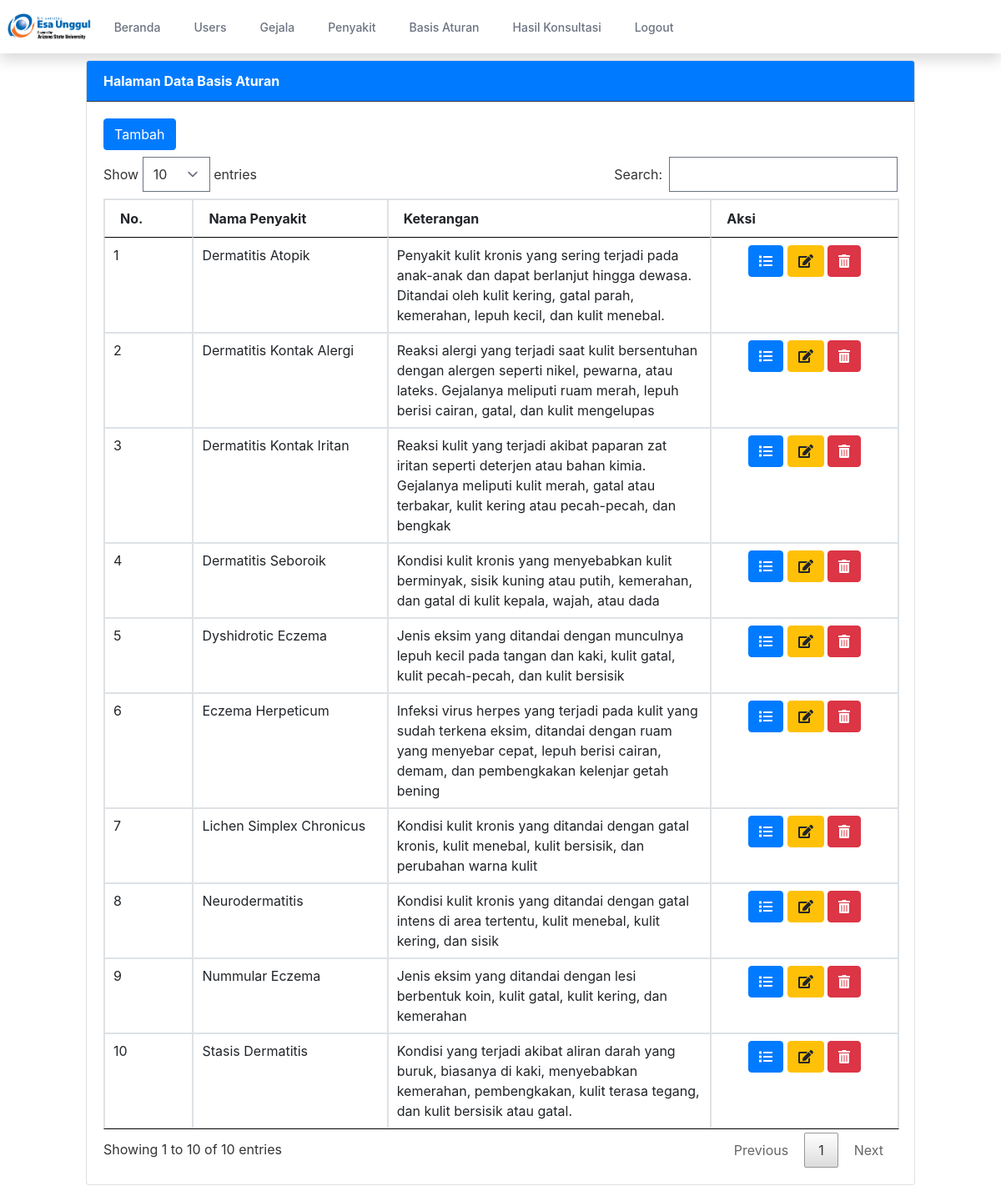
/index.php?page=aturan (signed in), run on the app's committed database.
### tables this page shows
CREATE TABLE `basis_aturan`  (
  `idaturan` int NOT NULL AUTO_INCREMENT,
  `idpenyakit` int NULL DEFAULT NULL,
  PRIMARY KEY (`idaturan`) USING BTREE
);

CREATE TABLE `penyakit`  (
  `idpenyakit` int NOT NULL AUTO_INCREMENT,
  `nmpenyakit` varchar(50) NULL DEFAULT NULL,
  `keterangan` longtext NULL,
  `solusi` longtext NULL,
  PRIMARY KEY (`idpenyakit`) USING BTREE
);

### tampil_aturan.php (the view, shortened to what this page needs)
<div class="card">
    <div class="card-header bg-primary text-white border-dark"><strong>Halaman Data Basis Aturan</strong></div>
    <div class="card-body">
        <a class="btn btn-primary mb-2" href="?page=aturan&action=tambah">Tambah</a>
        <table class="table table-bordered" id="myTable">
            <thead>
                <tr>
                    <th width="10px">No.</th>
                    <th width="100px">Nama Penyakit</th>
                    <th width="200px">Keterangan</th>
                    <th width="100px">Aksi</th>
                </tr>
            </thead>
            <tbody>
                <?php
                $no = 1;
                $sql = "SELECT basis_aturan.idaturan, basis_aturan.idpenyakit, penyakit.nmpenyakit, penyakit.keterangan
                FROM basis_aturan
                INNER JOIN penyakit ON basis_aturan.idpenyakit = penyakit.idpenyakit
                ORDER BY penyakit.nmpenyakit ASC;
";
                $result = $conn->query($sql);
                while ($row = $result->fetch_assoc()) {
                    ?>
                    <tr>
                        <td><?php echo $no++; ?></td>
                        <td><?php echo $row['nmpenyakit']; ?></td>
                        <td><?php echo $row['keterangan']; ?></td>
                        <td class="text-center">
                            <a class="btn btn-primary" href="?page=aturan&action=detail&id=<?php echo $row['idaturan']; ?>">
                                <i class="fas fa-list"></i>
                            </a>
                            <a class="btn btn-warning" href="?page=aturan&action=update&id=<?php echo $row['idaturan']; ?>">
                                <i class="fas fa-edit"></i>
                            </a>
                            <a onclick="return confirm('Yakin menghapus data ini ?')" class="btn btn-danger"
                                href="?page=aturan&action=hapus&id=<?php echo $row['idaturan']; ?>">
                                <i class="fas fa-trash-alt"></i>
                            </a>
                        </td>
                    </tr>
                    <?php
                }
                ?>
            </tbody>
        </table>
    </div>
</div>

### assets/css/all.css (style rules this page uses)
.fa-edit:before { content:"\f044" }
.fa-list:before { content:"\f03a" }
.fa-trash-alt:before { content:"\f2ed" }

### data on the page
basis_aturan: idpenyakit.nmpenyakit "Dermatitis Atopik", idpenyakit.keterangan "Penyakit kulit kronis yang sering terjadi pada anak-anak dan dapat berlanjut hingga dewasa. Ditandai oleh kulit kering, gatal parah, kemerahan, lepuh kecil, dan kulit menebal."
basis_aturan: idpenyakit.nmpenyakit "Dermatitis Kontak Alergi", idpenyakit.keterangan "Reaksi alergi yang terjadi saat kulit bersentuhan dengan alergen seperti nikel, pewarna, atau lateks. Gejalanya meliputi ruam merah, lepuh berisi cairan, gatal, dan kulit mengelupas"
basis_aturan: idpenyakit.nmpenyakit "Dermatitis Kontak Iritan", idpenyakit.keterangan "Reaksi kulit yang terjadi akibat paparan zat iritan seperti deterjen atau bahan kimia. Gejalanya meliputi kulit merah, gatal atau terbakar, kulit kering atau pecah-pecah, dan bengkak"
basis_aturan: idpenyakit.nmpenyakit "Dermatitis Seboroik", idpenyakit.keterangan "Kondisi kulit kronis yang menyebabkan kulit berminyak, sisik kuning atau putih, kemerahan, dan gatal di kulit kepala, wajah, atau dada"
basis_aturan: idpenyakit.nmpenyakit "Dyshidrotic Eczema", idpenyakit.keterangan "Jenis eksim yang ditandai dengan munculnya lepuh kecil pada tangan dan kaki, kulit gatal, kulit pecah-pecah, dan kulit bersisik"
basis_aturan: idpenyakit.nmpenyakit "Eczema Herpeticum", idpenyakit.keterangan "Infeksi virus herpes yang terjadi pada kulit yang sudah terkena eksim, ditandai dengan ruam yang menyebar cepat, lepuh berisi cairan, demam, dan pembengkakan kelenjar getah bening"
basis_aturan: idpenyakit.nmpenyakit "Lichen Simplex Chronicus", idpenyakit.keterangan "Kondisi kulit kronis yang ditandai dengan gatal kronis, kulit menebal, kulit bersisik, dan perubahan warna kulit"
basis_aturan: idpenyakit.nmpenyakit "Neurodermatitis", idpenyakit.keterangan "Kondisi kulit kronis yang ditandai dengan gatal intens di area tertentu, kulit menebal, kulit kering, dan sisik"
basis_aturan: idpenyakit.nmpenyakit "Nummular Eczema", idpenyakit.keterangan "Jenis eksim yang ditandai dengan lesi berbentuk koin, kulit gatal, kulit kering, dan kemerahan"
basis_aturan: idpenyakit.nmpenyakit "Stasis Dermatitis", idpenyakit.keterangan "Kondisi yang terjadi akibat aliran darah yang buruk, biasanya di kaki, menyebabkan kemerahan, pembengkakan, kulit terasa tegang, dan kulit bersisik atau gatal."
